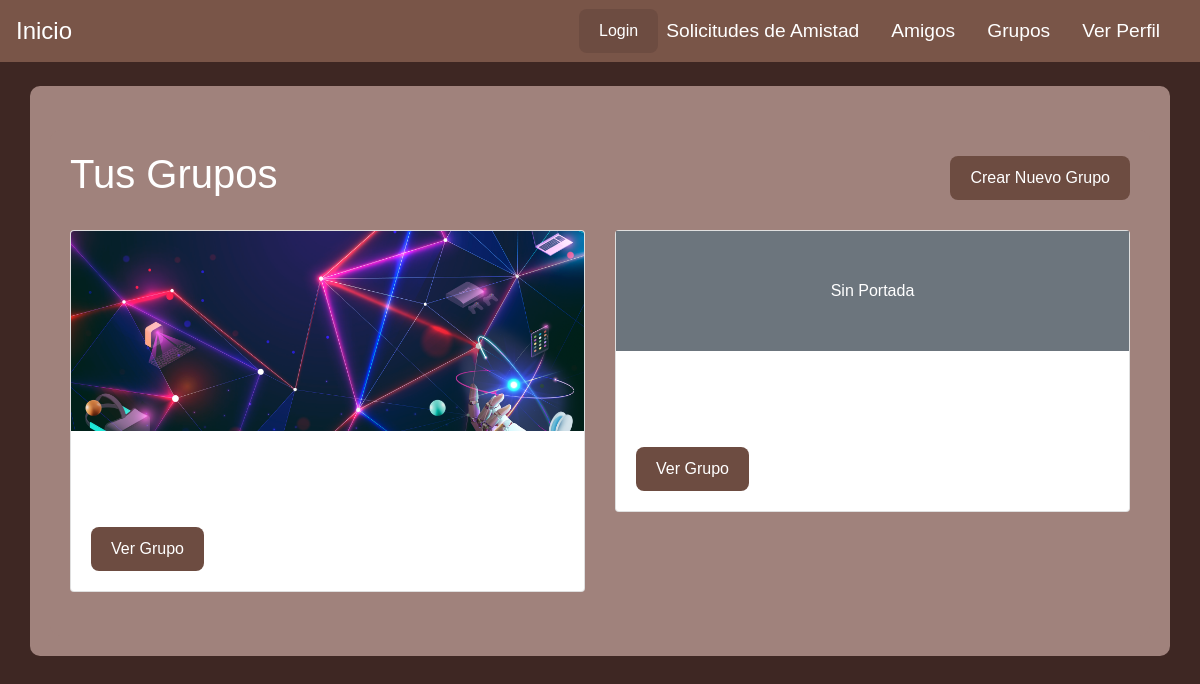
The app's page /inicio/grupos/ (signed in), older data.
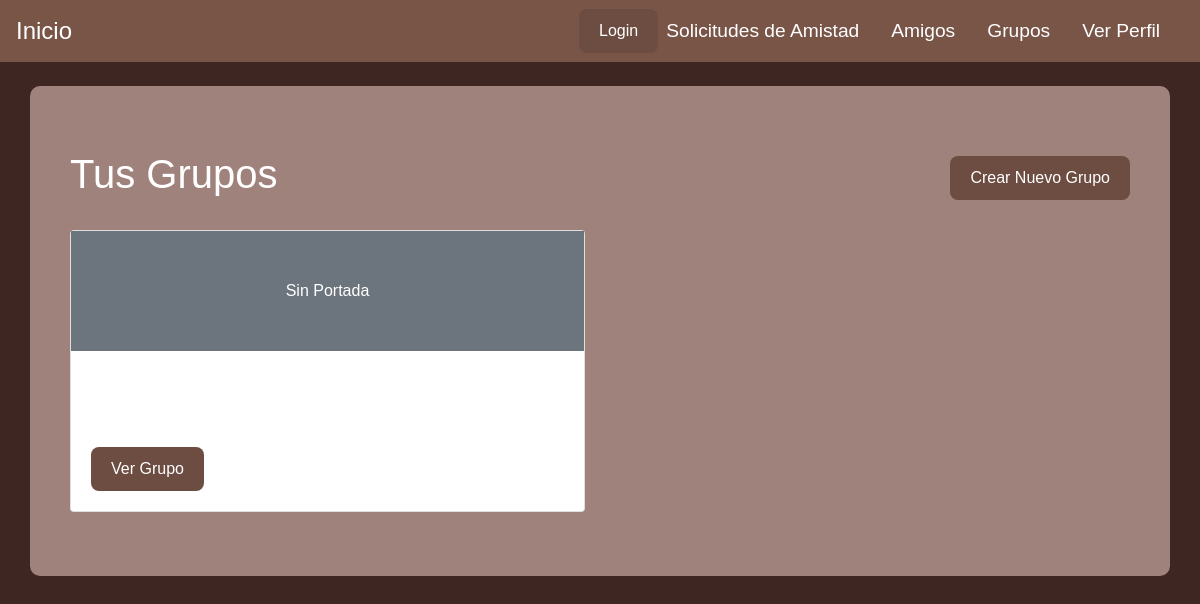
The same page, newer data.
### inicio/models.py (models this page shows, shortened)
class Grupo(models.Model):
    nombre = models.CharField(max_length=255)
    descripcion = models.TextField()
    creador = models.ForeignKey(Usuario, on_delete=models.CASCADE)
    miembros = models.ManyToManyField(Usuario, related_name='grupos')
    fecha_creacion = models.DateTimeField(auto_now_add=True)
    foto_perfil = models.ImageField(upload_to='grupo_perfiles/', blank=True, null=True)
    portada = models.ImageField(upload_to='grupo_portadas/', blank=True, null=True)

### inicio/views.py (the view)
# urls.py: path('grupos/', views.grupos_usuario, name='grupos_usuario'),
def grupos_usuario(request):
    user = request.user
    grupos = Grupo.objects.filter(miembros=request.user)  # Filtra los grupos en los que el usuario está
    return render(request, 'grupos/grupos_usuario.html', {'grupos': grupos})

### inicio/templates/grupos/grupos_usuario.html
{% extends 'base.html' %}
{% load static %}
{% block content %}
<div class="container mt-4">
    <div class="d-flex justify-content-between align-items-center mb-4">
        <h1>Tus Grupos</h1>
        <a href="{% url 'crear_grupo' %}" class="btn btn-success">Crear Nuevo Grupo</a>
    </div>
    <div class="row">
        {% for grupo in grupos %}
            <div class="col-md-6 mb-4">
                <div class="card">
                    {% if grupo.portada %}
                        <img src="{{ grupo.portada.url }}" class="card-img-top" alt="Portada del grupo" style="height: 200px; object-fit: cover;">
                    {% else %}
                        <div class="bg-secondary text-white text-center py-5">Sin Portada</div>
                    {% endif %}
                    <div class="card-body">
                        <h5 class="card-title">{{ grupo.nombre }}</h5>
                        <p class="card-text">{{ grupo.descripcion|truncatewords:20 }}</p>
                        <a href="{% url 'detalle_grupo' grupo.id %}" class="btn btn-primary">Ver Grupo</a>
                    </div>
                </div>
            </div>
        {% empty %}
            <p>No eres miembro de ningún grupo todavía.</p>
        {% endfor %}
    </div>
</div>
{% endblock %}

Row changes from the older to the newer data that the page shows:
removed Grupo: portada (picture)
